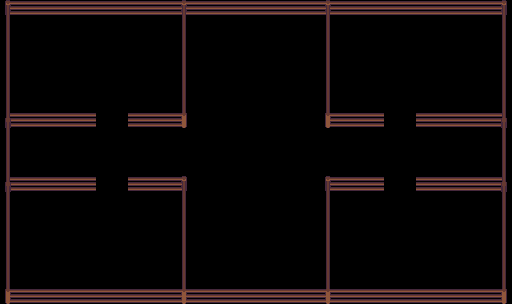

A 2D game scene composited from a Tiled map and its tileset images. What follows is a short description and the map's XML, with every tile layer's data as written:
An orthogonal 32x19 tile map with 16x16 px tiles, 1 tile layer (Tile Layer 1), 1 hidden layer not drawn and 20 objects (4x watering_can, 4x gate, 4x flag, 4x catman, 4x money_sign).

<map version="1.2" tiledversion="1.3.1" orientation="orthogonal" renderorder="right-down" compressionlevel="0" width="32" height="19" tilewidth="16" tileheight="16" infinite="0" nextlayerid="7" nextobjectid="24">
 <tileset firstgid="1" source="tiles.tsx" />
 <layer id="6" name="Tile Layer 2" width="32" height="19" visible="0">
  <data encoding="csv">
5,5,5,5,5,5,5,5,5,5,5,5,5,5,6,5,5,6,5,5,5,5,5,5,5,5,5,5,5,5,5,5,
5,17,18,18,18,18,18,18,18,18,19,5,5,5,6,5,5,6,5,5,5,17,18,18,18,18,18,18,18,18,19,5,
5,27,5,5,5,5,5,5,5,5,29,5,5,5,6,5,5,6,5,5,5,27,5,5,5,5,5,5,5,5,29,5,
5,27,5,5,5,5,5,5,5,5,29,5,5,5,6,5,5,6,5,5,5,27,5,5,5,5,5,5,5,5,29,5,
5,27,5,5,5,5,5,5,5,5,29,5,5,5,6,5,5,6,5,5,5,27,5,5,5,5,5,5,5,5,29,5,
5,27,5,5,5,5,5,5,5,5,29,5,5,5,16,5,5,16,5,5,5,27,5,5,5,5,5,5,5,5,29,5,
5,37,38,38,38,38,38,38,38,38,39,5,5,5,5,5,5,5,5,5,5,37,38,38,38,38,38,38,38,38,39,5,
5,5,5,5,5,5,5,5,5,5,5,5,5,5,5,5,5,5,5,5,5,5,5,5,5,5,5,5,5,5,5,5,
46,47,47,47,47,47,47,47,46,47,47,46,47,47,47,47,47,47,47,47,47,46,47,47,47,47,47,46,47,47,47,47,
56,56,56,56,56,56,56,56,56,56,56,56,56,56,56,56,56,56,56,56,56,56,56,56,56,56,56,56,56,56,56,56,
67,66,67,67,67,66,67,67,67,67,67,67,67,67,67,67,67,67,67,67,66,67,67,67,67,67,66,67,67,67,67,66,
5,5,5,5,5,5,5,5,5,5,5,5,5,5,5,5,5,5,5,5,5,5,5,5,5,5,5,5,5,5,5,5,
5,17,18,18,18,18,18,18,18,18,19,5,5,5,5,5,5,5,5,5,5,17,18,18,18,18,18,18,18,18,19,5,
5,27,5,5,5,5,5,5,5,5,29,5,5,5,5,5,5,5,5,5,5,27,5,5,5,5,5,5,5,5,29,5,
5,27,5,5,5,5,5,5,5,5,29,5,5,5,5,5,5,5,5,5,5,27,5,5,5,5,5,5,5,5,29,5,
5,27,5,5,5,5,5,5,5,5,29,5,5,5,5,5,5,5,5,5,5,27,5,5,5,5,5,5,5,5,29,5,
5,27,5,5,5,5,5,5,5,5,29,5,5,5,5,5,5,5,5,5,5,27,5,5,5,5,5,5,5,5,29,5,
5,37,38,38,38,38,38,38,38,38,39,5,5,5,5,5,5,5,5,5,5,37,38,38,38,38,38,38,38,38,39,5,
5,5,5,5,5,5,5,5,5,5,5,5,5,5,5,5,5,5,5,5,67,5,5,5,5,5,5,5,5,5,5,5
</data>
 </layer>
 <layer id="1" name="Tile Layer 1" width="32" height="19">
  <data encoding="csv">
12,13,13,13,13,13,13,13,13,13,13,35,13,13,13,13,13,13,13,13,35,13,13,13,13,13,13,13,13,13,13,14,
22,0,0,0,0,0,0,0,0,0,0,22,0,0,0,0,0,0,0,0,22,0,0,0,0,0,0,0,0,0,0,22,
22,0,0,0,0,0,0,0,0,0,0,22,0,0,0,0,0,0,0,0,22,0,0,0,0,0,0,0,0,0,0,22,
22,0,0,0,0,0,0,0,0,0,0,22,0,0,0,0,0,0,0,0,22,0,0,0,0,0,0,0,0,0,0,22,
22,0,0,0,0,0,0,0,0,0,0,22,0,0,0,0,0,0,0,0,22,0,0,0,0,0,0,0,0,0,0,22,
22,0,0,0,0,0,0,0,0,0,0,22,0,0,0,0,0,0,0,0,22,0,0,0,0,0,0,0,0,0,0,22,
22,0,0,0,0,0,0,0,0,0,0,22,0,0,0,0,0,0,0,0,22,0,0,0,0,0,0,0,0,0,0,22,
25,13,13,13,13,13,0,0,13,13,13,34,0,0,0,0,0,0,0,0,32,13,13,13,0,0,13,13,13,13,13,26,
22,0,0,0,0,0,0,0,0,0,0,0,0,0,0,0,0,0,0,0,0,0,0,0,0,0,0,0,0,0,0,22,
22,0,0,0,0,0,0,0,0,0,0,0,0,0,0,0,0,0,0,0,0,0,0,0,0,0,0,0,0,0,0,22,
22,0,0,0,0,0,0,0,0,0,0,0,0,0,0,0,0,0,0,0,0,0,0,0,0,0,0,0,0,0,0,22,
25,13,13,13,13,13,0,0,13,13,13,14,0,0,0,0,0,0,0,0,12,13,13,13,0,0,13,13,13,13,13,26,
22,0,0,0,0,0,0,0,0,0,0,22,0,0,0,0,0,0,0,0,22,0,0,0,0,0,0,0,0,0,0,22,
22,0,0,0,0,0,0,0,0,0,0,22,0,0,0,0,0,0,0,0,22,0,0,0,0,0,0,0,0,0,0,22,
22,0,0,0,0,0,0,0,0,0,0,22,0,0,0,0,0,0,0,0,22,0,0,0,0,0,0,0,0,0,0,22,
22,0,0,0,0,0,0,0,0,0,0,22,0,0,0,0,0,0,0,0,22,0,0,0,0,0,0,0,0,0,0,22,
22,0,0,0,0,0,0,0,0,0,0,22,0,0,0,0,0,0,0,0,22,0,0,0,0,0,0,0,0,0,0,22,
22,0,0,0,0,0,0,0,0,0,0,22,0,0,0,0,0,0,0,0,22,0,0,0,0,0,0,0,0,0,0,22,
32,13,13,13,13,13,13,13,13,13,13,36,13,13,13,13,13,13,13,13,36,13,13,13,13,13,13,13,13,13,13,34
</data>
 </layer>
 <objectgroup id="2" name="TopLeft">
  <object id="2" type="watering_can" x="168" y="112">
   <point />
  </object>
  <object id="3" type="gate" x="112" y="128">
   <point />
  </object>
  <object id="4" type="flag" x="184" y="113">
   <point />
  </object>
  <object id="5" type="catman" x="111.748" y="79.8645">
   <point />
  </object>
  <object id="6" type="money_sign" x="56" y="127">
   <point />
  </object>
 </objectgroup>
 <objectgroup id="3" name="BottomLeft">
  <object id="9" type="catman" x="104" y="232">
   <point />
  </object>
  <object id="12" type="gate" x="112" y="192">
   <point />
  </object>
  <object id="15" type="flag" x="184" y="177">
   <point />
  </object>
  <object id="18" type="watering_can" x="168" y="208">
   <point />
  </object>
  <object id="21" type="money_sign" x="58" y="192">
   <point />
  </object>
 </objectgroup>
 <objectgroup id="4" name="TopRight">
  <object id="10" type="catman" x="412" y="54">
   <point />
  </object>
  <object id="13" type="gate" x="400" y="128">
   <point />
  </object>
  <object id="16" type="flag" x="328" y="113">
   <point />
  </object>
  <object id="19" type="watering_can" x="344" y="112">
   <point />
  </object>
  <object id="22" type="money_sign" x="454" y="127">
   <point />
  </object>
 </objectgroup>
 <objectgroup id="5" name="BottomRight">
  <object id="11" type="catman" x="416" y="236">
   <point />
  </object>
  <object id="14" type="gate" x="400" y="192">
   <point />
  </object>
  <object id="17" type="flag" x="328" y="176">
   <point />
  </object>
  <object id="20" type="watering_can" x="344" y="208">
   <point />
  </object>
  <object id="23" type="money_sign" x="456" y="192">
   <point />
  </object>
 </objectgroup>
</map>